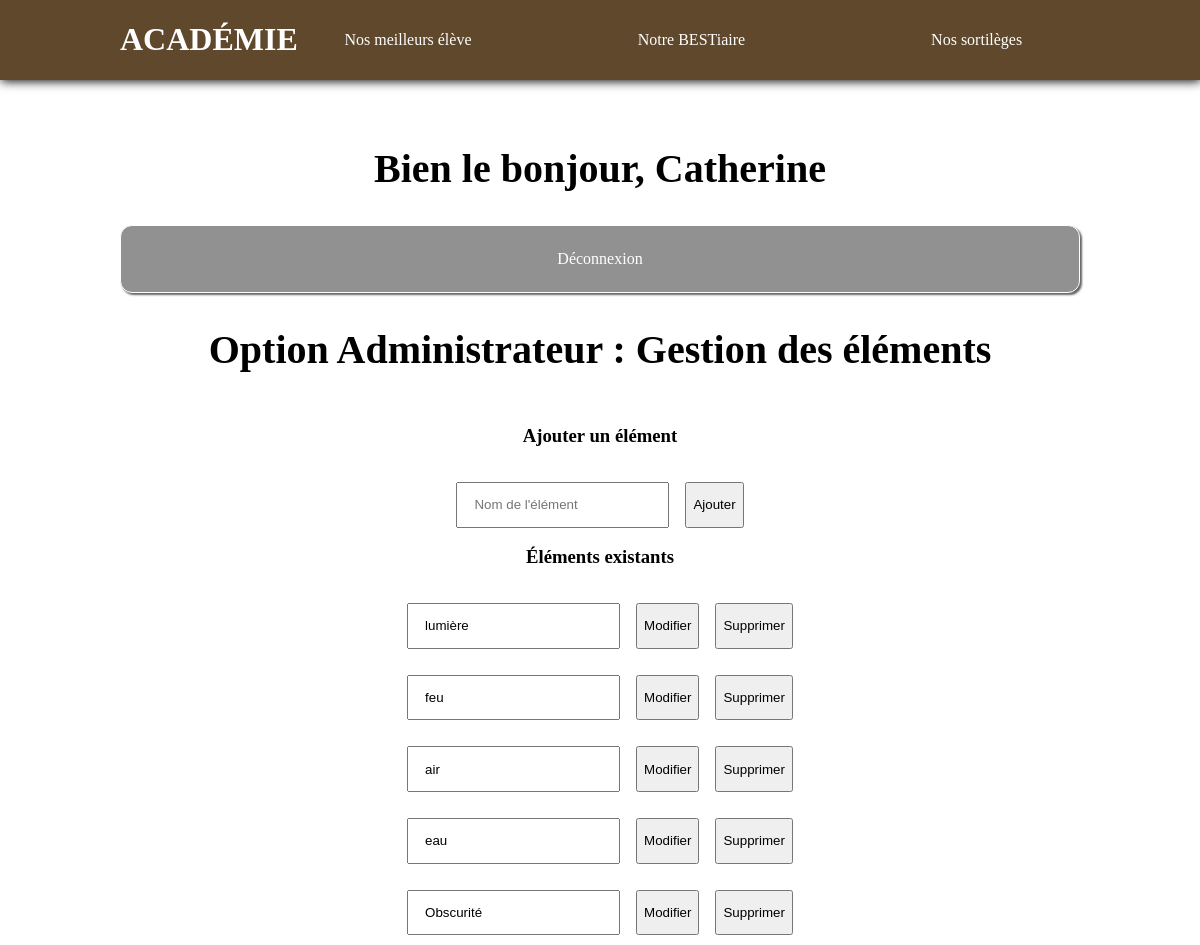
Screenshot of / (signed in) with the database file from the repository.
### tables this page shows
CREATE TABLE `element` (
  `id_element` int NOT NULL,
  `element` varchar(255) NOT NULL
);

### index.php (the view, shortened to what this page needs)
<?php include "init.php"; ?>
<?php
if (isset($_SESSION['id_user']) && $_SESSION['id_user'] == 1) {
    $elements = $bdd->query("SELECT id_element, element FROM element")->fetchAll(PDO::FETCH_ASSOC);
}
?>
<!DOCTYPE html>
<html lang="fr">
<head>
    <link rel="stylesheet" href="assets/css/style.css">
</head>
<body>
<?php include "header.php"; ?>
<main>
    <div class="container" id="login">
        <?php if (isset($_SESSION['id_user'])): ?>
            <h2>Bien le bonjour, <?= htmlspecialchars($_SESSION['nom']) ?></h2>
            <a class="btn-add" href="unlog.php">Déconnexion</a>
        <?php endif; ?>
        <?php if (isset($_SESSION['id_user']) && $_SESSION['id_user'] == 1): ?>
            <h2>Option Administrateur : Gestion des éléments</h2>
            <h3>Ajouter un élément</h3>
            <form method="post">
                <input type="text" name="element_name" placeholder="Nom de l'élément" required>
                <button type="submit" name="add_element">Ajouter</button>
            </form>
            <h3>Éléments existants</h3>
            <?php foreach ($elements as $el): ?>
                <form method="post" style="margin-bottom: 10px;">
                    <input type="text" name="element_name" value="<?= htmlspecialchars($el['element']) ?>">
                    <button name="update_element">Modifier</button>
                    <button name="delete_element" onclick="return confirm('Supprimer cet élément ?')">Supprimer</button>
                </form>
            <?php endforeach; ?>
        <?php endif; ?>
    </div>
</main>
</body>
</html>

### assets/css/style.css (style rules this page uses)
body { margin: 0; padding: 0; background-image: url("../img/OIP.jpg"); background-size: cover; background-position: center; }
.container { width: 80%; margin: 0 auto; padding: 0; }
a { text-decoration: none; }
h2 { font-size: 40px; }
main .container { padding-top: 2em; }
main .container h3 { text-align: center; }
main #login { display: flex; justify-content: center; flex-direction: column; }
main #login a { text-align: center; }
main #login form { margin-top: 1em; display: flex; justify-content: center; gap: 1em; }
main #login form input { padding: 1em 1.2em; }
main #login h2 { text-align: center; }
.btn-add { padding: 1.5em 2em; background-color: rgb(145, 145, 145); border-radius: 12px; box-shadow: 2px 2px 2px rgb(102, 102, 102); border: 1px solid white; color: white; }

### rows the page displays
element: element_name "lumière"
element: element_name "feu"
element: element_name "air"
element: element_name "eau"
element: element_name "Obscurité"

### other values shown
$_SESSION['nom'] "Catherine"
